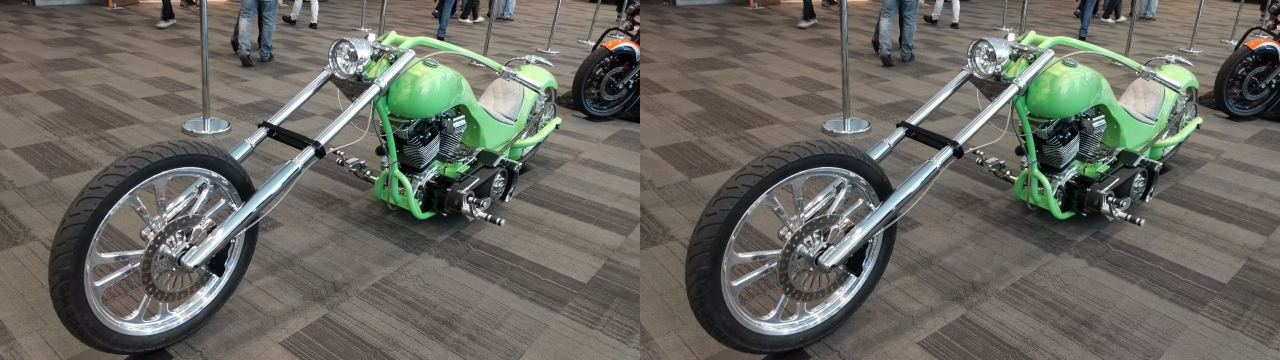
#> input picture data/-L__FQPcBiiKqaT1CFyS.jpg, 2560 x 720 px, given as the content of the folder gramming/HAW/Grundprojekt/anaglyph-computing/data/holopix50k, which was not available (shown at 1/2 size)
$ jupyter execute --allow-errors generate_data.ipynb   (shell and % lines are left out)   (text cells are left out)
#> lines starting #> are read from the running program, lines starting #| are printed output that depends on the picture; pictures that were not available may be replaced by others from this repository, and a replacement may not be noted
#> in process_all_images, img is the input picture: shape (720, 2560, 3); mean B, G, R 97.3, 104.3, 104.9
[cell 1]
# !pip install opencv-python

[cell 2]
# !apt update && apt install -y libsm6 libxext6
# !apt-get install -y libxrender-dev

[cell 3]
# !apt-get install libsm6 libxrender1 libfontconfig1

[cell 4]
import numpy as np
import cv2 as cv2
import os
from sklearn.model_selection import train_test_split
import shutil
from tqdm import tqdm

[cell 5]
source_folder = 'E:\\Programming\\HAW\\Grundprojekt\\anaglyph-computing\\data\\holopix50k'
# source_folder = 'E:\\Programming\\HAW\\Grundprojekt\\anaglyph-computing\\data\\test_data'
anaglyph_folder = 'E:\\Programming\\HAW\\Grundprojekt\\anaglyph-computing\\data\\data\\anaglyph'
inverse_anaglyph_folder = 'E:\\Programming\\HAW\\Grundprojekt\\anaglyph-computing\\data\\data\\inverse_anaglyph'
stereo_slice_folder = 'E:\\Programming\\HAW\\Grundprojekt\\anaglyph-computing\\data\\data\\stereo'
stereo_folder = 'E:\\Programming\\HAW\\Grundprojekt\\anaglyph-computing\\data\\data\\stereo_full'

[cell 6]
# [24 lines of commented-out code are left out]

[cell 7]
def rotate_vertical_image(img):
    if img.shape[0] > img.shape[1]:
        img = cv2.rotate(img, cv2.ROTATE_90_CLOCKWISE)
    return img

[cell 8]
def scale_image(img):
    """Scale image to 1280 x 720"""
    if img.shape[0] < 720 or img.shape[1] < 1280:
        img = cv2.resize(img, (1280, 720))
    return img

[cell 9]
# print (320//256)

[cell 10]
def create_image_chunks(image):
    img_height, img_width = image.shape[:2]  # Get image dimensions

    # Calculate chunk dimensions
    chunk_height = 256
    chunk_width = 256

    num_rows = (img_height // chunk_height) + 1
    num_cols = (img_width // chunk_width) + 1

    # Calculate overlap
    overlap_y = (img_height - num_rows * chunk_height) // num_rows
    overlap_x = (img_width - num_cols * chunk_width) // num_cols

    chunks = []
    for row in range(num_rows):
        for col in range(num_cols):
            y_start = row * (chunk_height - overlap_y)
            x_start = col * (chunk_width - overlap_x)
            y_end = min(y_start + chunk_height, img_height)
            x_end = min(x_start + chunk_width, img_width)

            # Only add chunks that meet the specified dimensions
            if y_end - y_start == chunk_height and x_end - x_start == chunk_width:
                chunks.append(image[y_start:y_end, x_start:x_end])

    return chunks

[cell 11]
def split_image(image):
    # Get the image shape
    height, width, _ = image.shape
#> height = 720; width = 2560

    # Calculate the middle of the image
    middle = width // 2
#> middle = 1280

    # Split the image into left and right halves
    left_img = image[:, :middle]
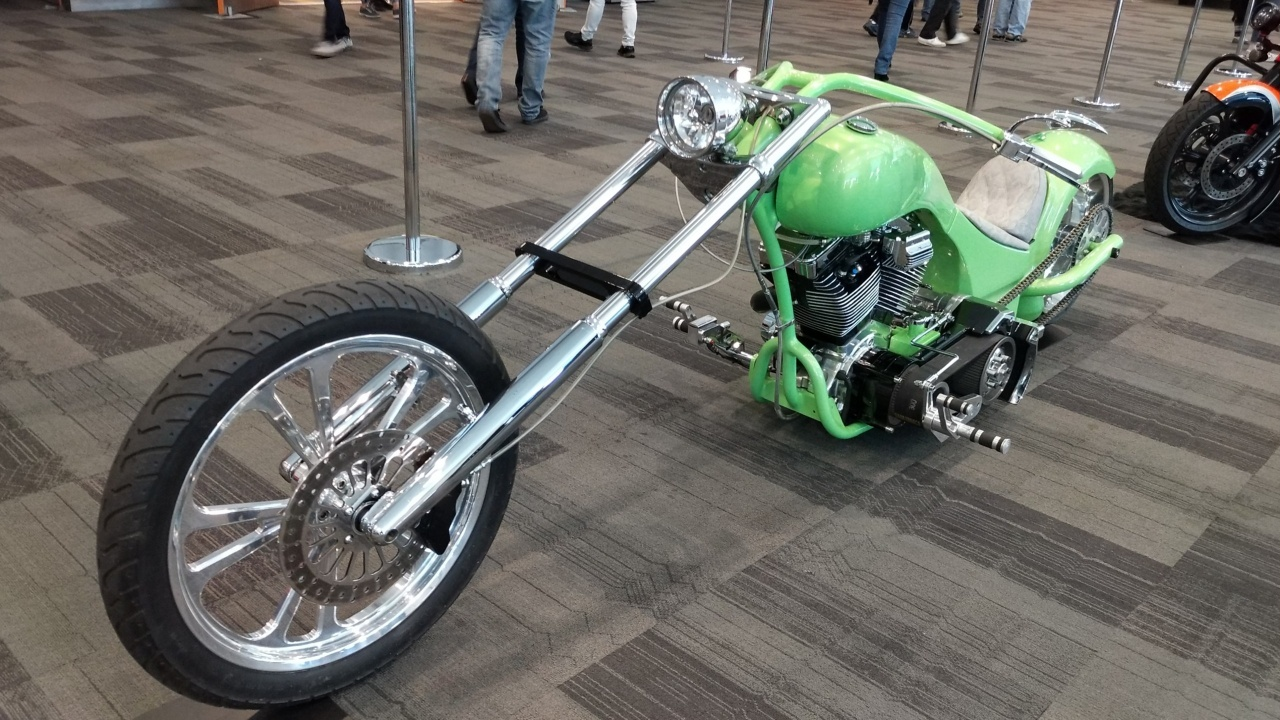
#> left_img: shape (720, 1280, 3); mean B, G, R 99.8, 106.9, 107.4
    right_img = image[:, middle:]
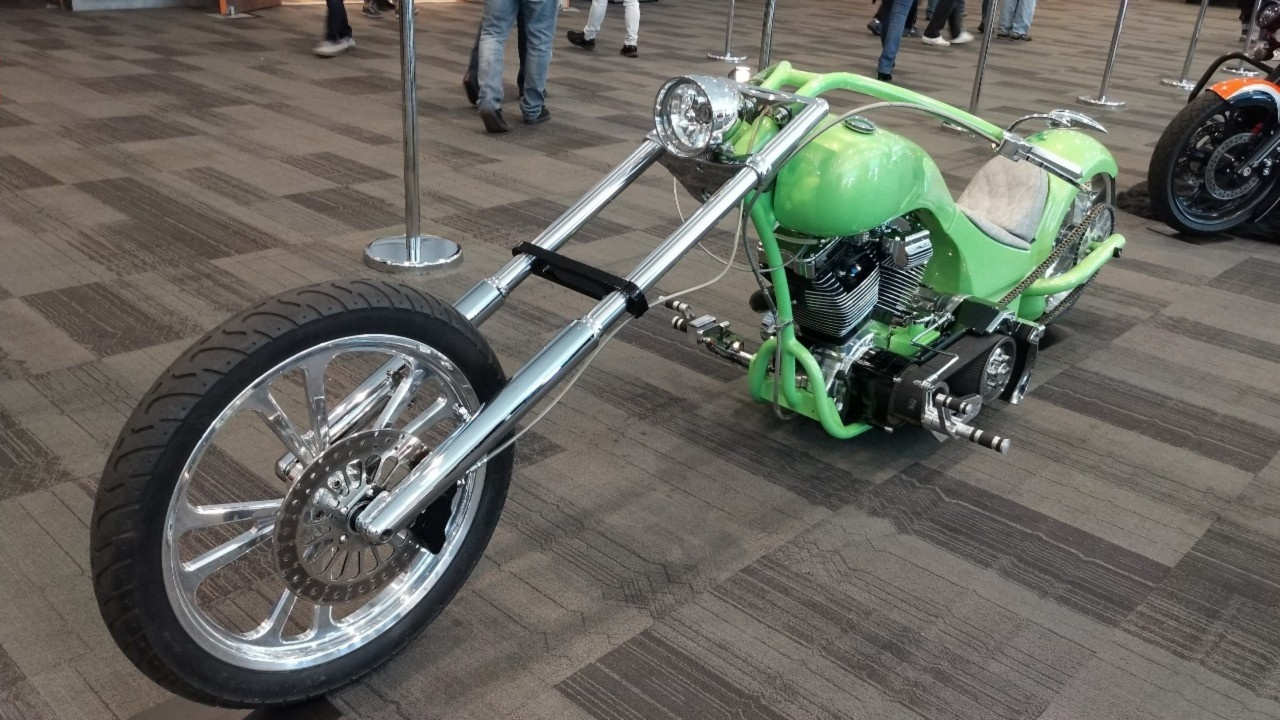
#> right_img: shape (720, 1280, 3); mean B, G, R 94.7, 101.8, 102.3

    return left_img, right_img

[cell 12]
def merge_channels(img_left, img_right):
    # Split the images into B,G,R channels
    print(img_left.shape, img_right.shape)
    B_left, G_left, R_left = cv2.split(img_left)
    B_right, G_right, R_right = cv2.split(img_right)

    # Create a new image with the red channel from 'img_left' and the blue + green channel from 'img_right'
    merged_anaglyph = cv2.merge((B_right, G_right, R_left))
    merged_inverse_anaglyph = cv2.merge((B_left, G_left, R_right))

    return merged_anaglyph, merged_inverse_anaglyph

[cell 13]
def process_all_images(source_folder, pbar):
     # Initialize a counter
    counter = 0

    # Walk through the source directory
    for file in os.listdir(source_folder):
        # Check if the file is a .jpg
        if file.endswith('.jpg'):
            # Create the full file paths
            src_file_path = os.path.join(source_folder, file)

            # Get image name + ext
            base_name, ext = os.path.splitext(file)

            # Read the image
            img = cv2.imread(src_file_path)

            # Rotate the image if vertical
            img = rotate_vertical_image(img)

            # Scale the image if necessary
            img = scale_image(img)
            cv2.imwrite(os.path.join(stereo_folder, base_name + ext), img)

            # Split image
            img_left, img_right = split_image(img)

            # Create image slices
            img_chunks_left = create_image_chunks(img_left)
#> after the loop in create_image_chunks, `for row in range(num_rows):`: chunks = 8 items
#> img_chunks_left = 8 items
            img_chunks_right = create_image_chunks(img_right)
#> img_chunks_right = 8 items

            # Create anaglyphs
            for i in range(len(img_chunks_left)):
                img_anaglyph, img_inverse_anaglyph = merge_channels(img_chunks_left[i], img_chunks_right[i])
                cv2.imwrite(os.path.join(stereo_slice_folder, base_name + f'_{i}_left' + ext), img_chunks_left[i])
                cv2.imwrite(os.path.join(stereo_slice_folder, base_name + f'_{i}_right' + ext), img_chunks_right[i])
                cv2.imwrite(os.path.join(anaglyph_folder, base_name + f'_{i}_anaglyph' + ext), img_anaglyph)
                cv2.imwrite(os.path.join(inverse_anaglyph_folder, base_name + f'_{i}_inverseanaglyph' + ext), img_inverse_anaglyph)
#> this loop made 8 passes
#| (256, 256, 3) (256, 256, 3)
#| (256, 256, 3) (256, 256, 3)
#| (256, 256, 3) (256, 256, 3)
#| (256, 256, 3) (256, 256, 3)
#| (256, 256, 3) (256, 256, 3)
#| (256, 256, 3) (256, 256, 3)
#| (256, 256, 3) (256, 256, 3)
#| (256, 256, 3) (256, 256, 3)
#> pass 1, in merge_channels, `B_left, G_left, R_left = cv2.split(img_left)`:
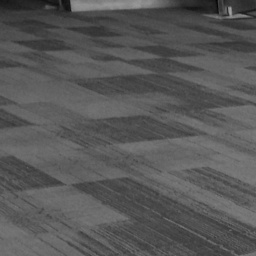
#> B_left: shape (256, 256); min 4, max 165, mean 87.7
#> pass 1, in merge_channels, `B_left, G_left, R_left = cv2.split(img_left)`:
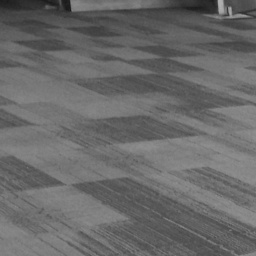
#> R_left: shape (256, 256); min 23, max 176, mean 105.3

            # Increment the counter
            counter += 1
            # Update the progress bar
            pbar.update()

[cell 14]
 # Get the total number of .jpg files in the source directory
total_files = len([file for file in os.listdir(source_folder) if file.endswith('.jpg')])

# Copy the images with a progress bar
with tqdm(total=total_files, desc="Processing images", unit="file") as pbar:
    process_all_images(source_folder, pbar)

[cell 15]
train_data_file_path = 'E:\\Programming\\HAW\\Grundprojekt\\anaglyph-computing\\data\\train.txt'
test_data_file_path = 'E:\\Programming\\HAW\\Grundprojekt\\anaglyph-computing\\data\\test.txt'

[cell 16]
def split_images_to_train_test(image_directory, train_ratio=0.7):
    # Get a list of all image filenames in the directory
    image_files = [filename for filename in os.listdir(image_directory) if filename.lower().endswith('.jpg')]

    # Split the filenames into train and test sets
    train_files, test_files = train_test_split(image_files, test_size=1 - train_ratio, random_state=42)

    # Save the filenames to text files
    with open(train_data_file_path, 'w') as train_file:
        for filename in tqdm(train_files, desc="Saving training files"):
            train_file.write(filename + '\n')
    with open(test_data_file_path, 'w') as test_file:
        for filename in tqdm(test_files, desc="Saving test files"):
            test_file.write(filename + '\n')

    print(f"Saved {len(train_files)} training files and {len(test_files)} test files.")

#> (a cell that did not finish here is left out)

[cell 18]
def remove_suffixes(source_folder, type_string, pbar):

    # Walk through the source directory
#> called with type_string = '_anaglyph'
    for file in os.listdir(source_folder):
        if file.endswith('.jpg'):
            # Get image name + ext
            base_name, ext = os.path.splitext(file)
            suffix_length = len(type_string)
            base_name_trimmed = base_name[:-suffix_length]
#> base_name_trimmed = '-L__FQPcBii'

            # rename
            os.rename(os.path.join(source_folder, base_name + ext), os.path.join(source_folder, base_name_trimmed + ext))

            # Update the progress bar
            pbar.update()

[cell 19]
parent_folder  = 'E:\\Programming\\HAW\\Grundprojekt\\anaglyph-computing\\data\\data'
anaglyph_folder = os.path.join(parent_folder, 'anaglyph')
inverse_anaglyph_folder = os.path.join(parent_folder, 'inverse_anaglyph')


 # Get the total number of .jpg files in the source directory
total_files = len([file for file in os.listdir(os.path.join(parent_folder, 'anaglyph')) if file.endswith('.jpg')])

# Copy the images with a progress bar
with tqdm(total=total_files * 2, desc="Processing images", unit="file") as pbar:
    remove_suffixes(anaglyph_folder, '_anaglyph', pbar)
    remove_suffixes(inverse_anaglyph_folder, '_inverseanaglyph', pbar)

[cell 20]
from PIL import Image

im = Image.open('E:\\Programming\\HAW\\Grundprojekt\\anaglyph-computing\\data\\data\\anaglyph\\-LQzyFvfDr0ujcfCR5Vq_0.jpg')
